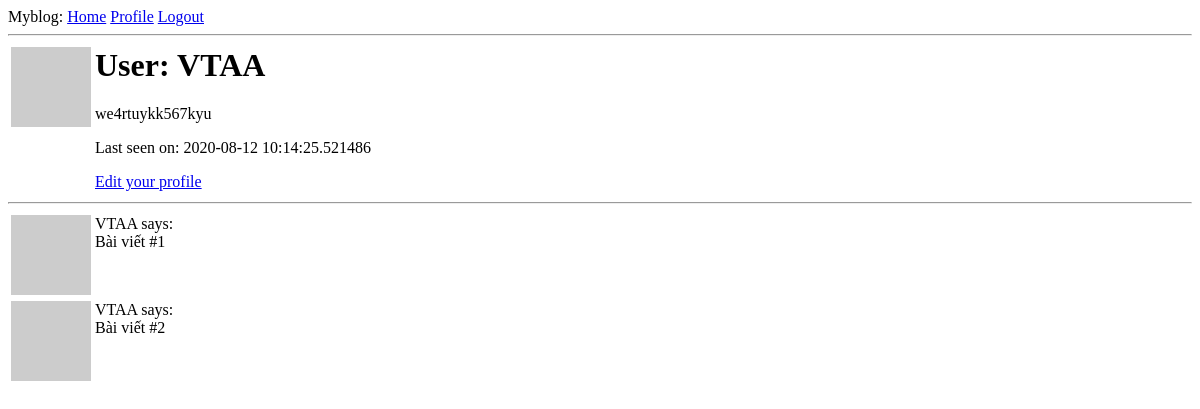
The page /user/VTAA (signed in) on the database as committed earlier.
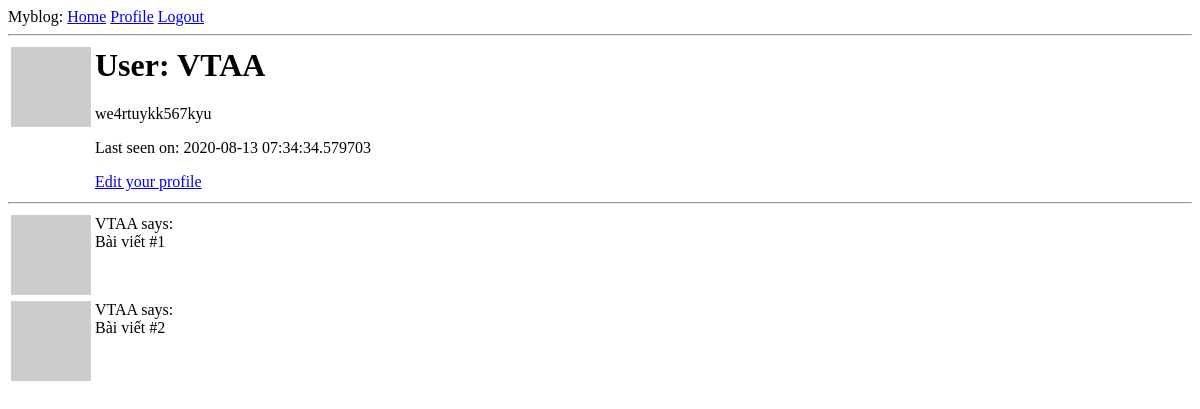
The same page on the database as committed later.
### app/models.py (models this page shows, shortened)
class User(UserMixin, db.Model):
    id = db.Column(db.Integer, primary_key=True)
    username = db.Column(db.String(64), index=True, unique=True)
    email = db.Column(db.String(120), index=True, unique=True)
    password_hash = db.Column(db.String(128))
    posts = db.relationship('Post', backref='author', lazy='dynamic')
    about_me = db.Column(db.String(140))
    last_seen = db.Column(db.DateTime, default=datetime.utcnow)
    def avatar(self, size):
        digest = md5(self.email.lower().encode('utf-8')).hexdigest()
        return 'https://www.gravatar.com/avatar/{}?d=identicon&amp;s={}'.format(
            digest, size)

### app/routes.py (the view)
@app.route('/user/<username>')
@login_required
def user(username):
    user = User.query.filter_by(username=username).first_or_404()
    posts = [
        {'author': user, 'body': 'Bài viết #1'},
        {'author': user, 'body': 'Bài viết #2'}
    ]
    return render_template('user.html', user=user, posts=posts)

### app/models.py (called while the page is built)
@login.user_loader
def load_user(id):
    return User.query.get(int(id))

### app/routes.py (called while the page is built)
@app.before_request
def before_request():
    if current_user.is_authenticated:
        current_user.last_seen = datetime.utcnow()
        db.session.commit()

### app/templates/user.html
{% extends "base.html" %}
{% block content %}
    <table>
        <tr valign="top">
            <td><img src="{{ user.avatar(128) }}"></td>
            <td>
                <h1>User: {{ user.username }}</h1>
                {% if user.about_me %}<p>{{ user.about_me }}</p>{% endif %}
                {% if user.last_seen %}<p>Last seen on: {{ user.last_seen }}</p>{% endif %}
                {% if user == current_user %}
                    <p><a href="{{ url_for('edit_profile') }}">Edit your profile</a></p>
                {% endif %}
            </td>
        </tr>
    </table>
    <hr>
    {% for post in posts %}
        {% include '_post.html' %}
    {% endfor %}
{% endblock %}

### app/templates/base.html (shortened to what this page needs)
<html>
    <head>
    </head>
    <body>
        <div>
            Myblog:
            <a href = "{{ url_for('index') }}">Home</a>
            {% if current_user.is_anonymous %}
            <a href = "{{ url_for('login') }}">Login</a>
            {% else %}
            <a href = "{{ url_for('user', username=current_user.username) }}">Profile</a>
            <a href = "{{ url_for('logout') }}">Logout</a>
            {% endif %}
        </div>
        <hr>
        {% block content %}{% endblock %}
    </body>
</html>

### app/templates/_post.html
<table>
    <tr valign="top">
        <td><img src="{{ post.author.avatar(36) }}"></td>
        <td>{{ post.author.username }} says:<br>{{ post.body }}</td>
    </tr>
</table>

Rows that differ between the two databases and show on the page:
changed User "VTAA": last_seen "2020-08-12 10:14:25.521486" → "2020-08-13 07:34:34.579703"
